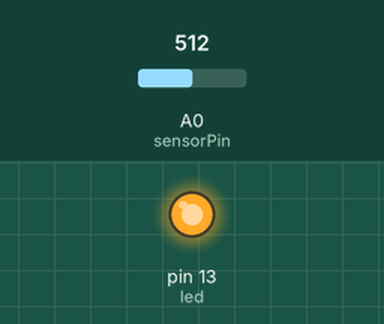
A sketch run on a simulated Arduino Uno, built with avr-gcc and run on an emulated ATmega328P. Parts: output pins drawn as LEDs (lit = HIGH). Dashed ring = blinking. Inputs (shaded band) come from the test bench; at power-on: A0 (sensorPin) = 512. What the sketch prints to the serial monitor is not drawn.

Above: at 1.2 s.
1.3 s: A0 (sensorPin) set to 784
4.3 s: A0 (sensorPin) set to 814
At 5.7 s:
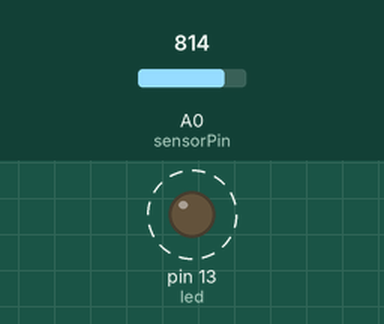
Timing chart, 0 to 13.3 s (numbered marks = the images above; inputs shaded):
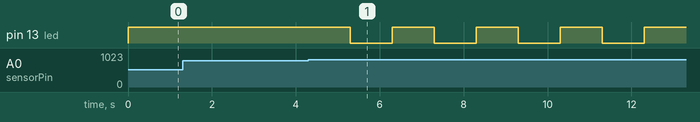

Measured:
- the behaviour switches between 799 and 800 on A0 (sensorPin) (found by bisection; images 0 and 1)
- after the input at 1.3 s, every drawn part: stays the same
- after the input at 4.3 s, pin 13 (led): alternates HIGH for 1.0 s and LOW for 1.0 s, starting after 1.0 s

The sketch:

arduino_sketch.ino
```cpp
/*
  C Lab 1 (Not to be confused with Sealab 2021)
  The purpose of this exercise is to build an alert to remind
  somebody that their plant needs watering.

  There are two nails that will be used as (analog) sensors
  to read the moisture level in the soil. When that level drops
  below a certain threshold (800, for starters), the LED should
  light.
*/

// Pin 13 is the LED that will be our signal when moisture levels
// in the soil drops too low.
int led = 13;
// Pin A0 is the analog pin connected to one of our nail sensors
int sensorPin = A0;
int sensorValue = 0; // somewhere to store the value
int lastValue = 0; // a variable to compare values


void setup() {

  // This is called when the program starts. It
  // basically sets up the board. Put any initialization
  // code here.

  // initialize our digital LED pin as output
  pinMode(led, OUTPUT);

  // initialize serial communication at 9600 baud
  Serial.begin(9600);

}

void loop() {

  // This is where your main code goes. This function
  // loops over and over, and allows you to respond to
  // input from your sensors. It only stops running when
  // the board is switched off

  // read the value from our nail sensor
  sensorValue = analogRead(sensorPin);

  // if that value is below 800, light up the LED and write
  // a message
  if (sensorValue < 800) {
    Serial.println("Feed me!");
    digitalWrite(led, HIGH);
    // store the sensor value for later comparison
    lastValue = sensorValue;
  }
  // if the value is close to low, flash the LED
  else if (sensorValue < 850) {
    // flash the LED
    digitalWrite(led, HIGH);
    delay(1000);
    digitalWrite(led, LOW);
    delay(1000);
    lastValue = sensorValue;
  }
  // otherwise,
  else {
    // if this is the first time that the sensor has read
    // a normal reading, write a message
    if (lastValue < 850) {
      Serial.println("Thank you, Seymour!");
    }
    // turn off the LED
    digitalWrite(led, LOW);
    lastValue = sensorValue;
  }
}
```
